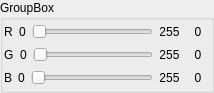
<?xml version="1.0" encoding="UTF-8"?>
<ui version="4.0">
 <class>ColorBox</class>
 <widget class="QGroupBox" name="ColorBox">
  <property name="geometry">
   <rect>
    <x>0</x>
    <y>0</y>
    <width>207</width>
    <height>93</height>
   </rect>
  </property>
  <property name="sizePolicy">
   <sizepolicy hsizetype="Preferred" vsizetype="Minimum">
    <horstretch>0</horstretch>
    <verstretch>0</verstretch>
   </sizepolicy>
  </property>
  <property name="windowTitle">
   <string>GroupBox</string>
  </property>
  <property name="title">
   <string>GroupBox</string>
  </property>
  <layout class="QHBoxLayout" name="horizontalLayout_4">
   <property name="leftMargin">
    <number>1</number>
   </property>
   <property name="topMargin">
    <number>1</number>
   </property>
   <property name="rightMargin">
    <number>1</number>
   </property>
   <property name="bottomMargin">
    <number>1</number>
   </property>
   <item>
    <layout class="QVBoxLayout" name="vLayout_Slider">
     <property name="spacing">
      <number>1</number>
     </property>
     <item>
      <layout class="QHBoxLayout" name="hLayout_R">
       <property name="spacing">
        <number>6</number>
       </property>
       <item>
        <widget class="QLabel" name="label_R">
         <property name="text">
          <string>R</string>
         </property>
        </widget>
       </item>
       <item>
        <widget class="QLabel" name="label_R_Min">
         <property name="text">
          <string>0</string>
         </property>
         <property name="alignment">
          <set>Qt::AlignCenter</set>
         </property>
        </widget>
       </item>
       <item>
        <widget class="QSlider" name="slider_R">
         <property name="minimumSize">
          <size>
           <width>120</width>
           <height>0</height>
          </size>
         </property>
         <property name="maximum">
          <number>255</number>
         </property>
         <property name="orientation">
          <enum>Qt::Horizontal</enum>
         </property>
        </widget>
       </item>
       <item>
        <widget class="QLabel" name="label_R_Max">
         <property name="text">
          <string>255</string>
         </property>
         <property name="alignment">
          <set>Qt::AlignCenter</set>
         </property>
        </widget>
       </item>
      </layout>
     </item>
     <item>
      <layout class="QHBoxLayout" name="hLayout_G">
       <property name="spacing">
        <number>6</number>
       </property>
       <item>
        <widget class="QLabel" name="label_G">
         <property name="text">
          <string>G</string>
         </property>
        </widget>
       </item>
       <item>
        <widget class="QLabel" name="label_G_Min">
         <property name="text">
          <string>0</string>
         </property>
         <property name="alignment">
          <set>Qt::AlignCenter</set>
         </property>
        </widget>
       </item>
       <item>
        <widget class="QSlider" name="slider_G">
         <property name="minimumSize">
          <size>
           <width>120</width>
           <height>0</height>
          </size>
         </property>
         <property name="maximum">
          <number>255</number>
         </property>
         <property name="orientation">
          <enum>Qt::Horizontal</enum>
         </property>
        </widget>
       </item>
       <item>
        <widget class="QLabel" name="label_G_Max">
         <property name="text">
          <string>255</string>
         </property>
         <property name="alignment">
          <set>Qt::AlignCenter</set>
         </property>
        </widget>
       </item>
      </layout>
     </item>
     <item>
      <layout class="QHBoxLayout" name="hLayout_B">
       <property name="spacing">
        <number>6</number>
       </property>
       <item>
        <widget class="QLabel" name="label_B">
         <property name="text">
          <string>B</string>
         </property>
        </widget>
       </item>
       <item>
        <widget class="QLabel" name="label_B_Min">
         <property name="text">
          <string>0</string>
         </property>
         <property name="alignment">
          <set>Qt::AlignCenter</set>
         </property>
        </widget>
       </item>
       <item>
        <widget class="QSlider" name="slider_B">
         <property name="minimumSize">
          <size>
           <width>120</width>
           <height>0</height>
          </size>
         </property>
         <property name="maximum">
          <number>255</number>
         </property>
         <property name="orientation">
          <enum>Qt::Horizontal</enum>
         </property>
        </widget>
       </item>
       <item>
        <widget class="QLabel" name="label_B_Max">
         <property name="text">
          <string>255</string>
         </property>
         <property name="alignment">
          <set>Qt::AlignCenter</set>
         </property>
        </widget>
       </item>
      </layout>
     </item>
    </layout>
   </item>
   <item>
    <widget class="QWidget" name="widget_Color" native="true">
     <property name="minimumSize">
      <size>
       <width>24</width>
       <height>0</height>
      </size>
     </property>
     <layout class="QVBoxLayout" name="verticalLayout">
      <property name="spacing">
       <number>1</number>
      </property>
      <property name="leftMargin">
       <number>1</number>
      </property>
      <property name="topMargin">
       <number>0</number>
      </property>
      <property name="rightMargin">
       <number>1</number>
      </property>
      <property name="bottomMargin">
       <number>0</number>
      </property>
      <item>
       <widget class="QLabel" name="label_R_Value">
        <property name="text">
         <string>0</string>
        </property>
        <property name="alignment">
         <set>Qt::AlignCenter</set>
        </property>
       </widget>
      </item>
      <item>
       <widget class="QLabel" name="label_G_Value">
        <property name="text">
         <string>0</string>
        </property>
        <property name="alignment">
         <set>Qt::AlignCenter</set>
        </property>
       </widget>
      </item>
      <item>
       <widget class="QLabel" name="label_B_Value">
        <property name="text">
         <string>0</string>
        </property>
        <property name="alignment">
         <set>Qt::AlignCenter</set>
        </property>
       </widget>
      </item>
     </layout>
    </widget>
   </item>
  </layout>
 </widget>
 <resources/>
 <connections>
  <connection>
   <sender>slider_R</sender>
   <signal>valueChanged(int)</signal>
   <receiver>label_R_Value</receiver>
   <slot>setNum(int)</slot>
   <hints>
    <hint type="sourcelabel">
     <x>43</x>
     <y>24</y>
    </hint>
    <hint type="destinationlabel">
     <x>203</x>
     <y>36</y>
    </hint>
   </hints>
  </connection>
  <connection>
   <sender>slider_G</sender>
   <signal>valueChanged(int)</signal>
   <receiver>label_G_Value</receiver>
   <slot>setNum(int)</slot>
   <hints>
    <hint type="sourcelabel">
     <x>77</x>
     <y>43</y>
    </hint>
    <hint type="destinationlabel">
     <x>203</x>
     <y>58</y>
    </hint>
   </hints>
  </connection>
  <connection>
   <sender>slider_B</sender>
   <signal>valueChanged(int)</signal>
   <receiver>label_B_Value</receiver>
   <slot>setNum(int)</slot>
   <hints>
    <hint type="sourcelabel">
     <x>80</x>
     <y>79</y>
    </hint>
    <hint type="destinationlabel">
     <x>203</x>
     <y>81</y>
    </hint>
   </hints>
  </connection>
 </connections>
 <slots>
  <slot>slot1()</slot>
 </slots>
</ui>
